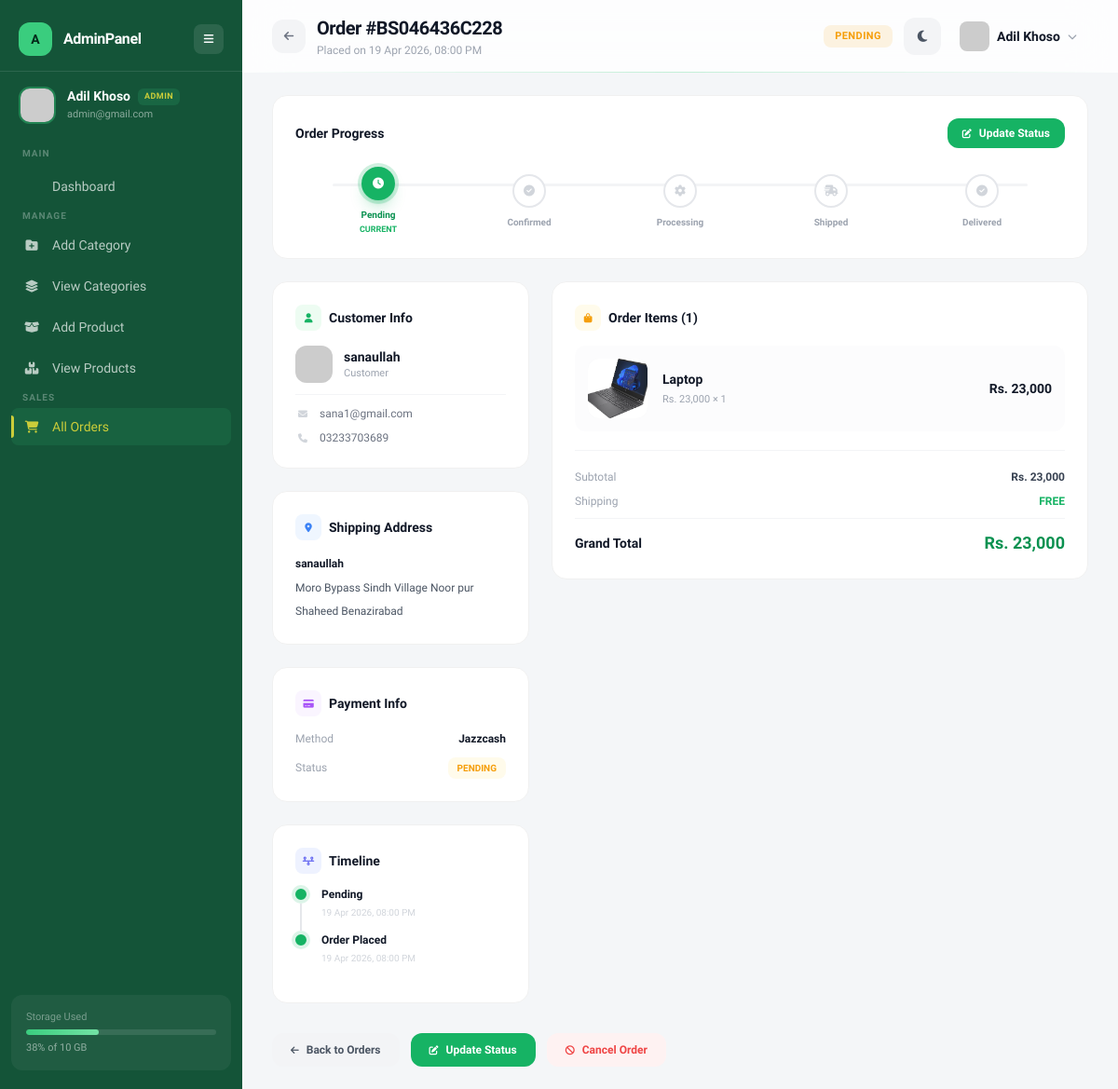
Page /backend/order-detail.php?id=4 (signed in) on the committed database.
### tables this page shows
CREATE TABLE `users` (
  `id` int(11) NOT NULL,
  `name` varchar(100) DEFAULT NULL,
  `email` varchar(100) DEFAULT NULL,
  `password` varchar(255) DEFAULT NULL,
  `image` varchar(255) DEFAULT NULL,
  `phone` varchar(20) DEFAULT NULL,
  `address` text DEFAULT NULL,
  `role` enum('user','admin') DEFAULT 'user',
  `created_at` timestamp NOT NULL DEFAULT current_timestamp()
);

CREATE TABLE `orders` (
  `id` int(11) NOT NULL,
  `order_id` varchar(50) NOT NULL,
  `user_id` int(11) NOT NULL,
  `total_amount` decimal(10,2) NOT NULL,
  `shipping_name` varchar(100) NOT NULL,
  `shipping_phone` varchar(20) NOT NULL,
  `shipping_address` text NOT NULL,
  `shipping_city` varchar(100) NOT NULL,
  `payment_method` varchar(50) NOT NULL DEFAULT 'cod',
  `status` enum('pending','confirmed','shipped','delivered','cancelled') NOT NULL DEFAULT 'pending',
  `created_at` timestamp NOT NULL DEFAULT current_timestamp()
);

CREATE TABLE `order_items` (
  `id` int(11) NOT NULL,
  `order_db_id` int(11) NOT NULL,
  `product_id` int(11) NOT NULL,
  `product_name` varchar(200) NOT NULL,
  `price` decimal(10,2) NOT NULL,
  `quantity` int(11) NOT NULL,
  `image` varchar(255) DEFAULT NULL
);

### backend/order-detail.php (the view, shortened to what the rows shown need)
<?php
include("config/db.php");
 $uid = $_SESSION['user_id'];
 $user_res = mysqli_query($conn, "SELECT name, email, image, role FROM users WHERE id = $uid");
 $user = mysqli_fetch_assoc($user_res);
 $user_name = $user['name'] ?? 'Unknown';
 $user_email = $user['email'] ?? '';
 $user_image = !empty($user['image']) ? 'uploads/' . $user['image'] : 'https://ui-avatars.com/api/?name=' . urlencode($user_name) . '&background=16b364&color=fff&bold=true';
 $user_role = ucfirst($user['role'] ?? 'user');
 $order_id = (int)($_GET['id'] ?? 0);
 $order_res = mysqli_query($conn, "
    SELECT o.*, u.email AS user_email, u.name AS user_name, u.phone AS user_phone
    FROM orders o
    LEFT JOIN users u ON u.id = o.user_id
    WHERE o.id = $order_id
");
 $order = mysqli_fetch_assoc($order_res);
 $items_res = mysqli_query($conn, "
    SELECT * FROM order_items
    WHERE order_db_id = $order_id
    ORDER BY id ASC
");
 $timeline = [];
 $timeline[] = ['status' => $order['status'], 'label' => ucfirst($order['status']), 'time' => $order['updated_at'] ?? $order['created_at'], 'active' => true];
if ($order['created_at'] !== ($order['updated_at'] ?? null)) {
    $timeline[] = ['status' => 'pending', 'label' => 'Order Placed', 'time' => $order['created_at'], 'active' => false];
}
 $items_array = [];
while ($item = mysqli_fetch_assoc($items_res)) {
    $items_array[] = $item;
}
?>
<!DOCTYPE html>
<html lang="en">
<head>
<script src="https://cdn.tailwindcss.com"></script>
<link rel="stylesheet" href="https://cdnjs.cloudflare.com/ajax/libs/font-awesome/6.5.0/css/all.min.css">
</head>
<body class="bg-[#f4f6f8] dark:bg-[#0a0f0d] transition-colors duration-500 min-h-screen">
<aside id="sidebar" class="sidebar-glass fixed left-0 top-0 h-full w-[260px] text-white z-50 transition-all duration-300 flex flex-col">
  <div class="px-5 py-4 flex items-center gap-3 border-t border-white/10">
    <div class="sidebar-text transition-all duration-300">
      <div class="flex items-center gap-2"><p class="text-sm font-semibold leading-tight"><?= htmlspecialchars($user_name) ?></p><span class="role-badge <?= $user_role === 'Admin' ? 'role-admin' : 'role-user' ?>"><?= $user_role ?></span></div>
      <p class="text-[11px] text-white/50 mt-0.5"><?= htmlspecialchars($user_email) ?></p>
    </div>
  </div>
</aside>
<main id="main" class="ml-[260px] min-h-screen transition-all duration-300">
  <header class="topbar-border sticky top-0 z-40 bg-white/80 dark:bg-[#0d1410]/80 backdrop-blur-xl px-8 py-4 flex justify-between items-center">
    <div class="flex items-center gap-3">
      <div>
        <h1 class="text-xl font-bold text-gray-900 dark:text-white tracking-tight">Order #<?= htmlspecialchars($order['order_id']) ?></h1>
        <p class="text-xs text-gray-400 mt-0.5">Placed on <?= date('d M Y, h:i A', strtotime($order['created_at'])) ?></p>
      </div>
    </div>
    <div class="flex items-center gap-3">
      <span class="order-status status-<?= $order['status'] ?>"><?= ucfirst($order['status']) ?></span>
      <button onclick="toggleDark()" id="darkBtn" class="w-10 h-10 rounded-xl bg-gray-100 dark:bg-white/5 hover:bg-gray-200 dark:hover:bg-white/10 flex items-center justify-center transition text-gray-600 dark:text-white/70"><i class="fa-solid fa-moon text-sm"></i></button>
      <div class="relative">
        <button onclick="toggleMenu()" class="flex items-center gap-2 pl-2 pr-3 py-1.5 rounded-xl hover:bg-gray-100 dark:hover:bg-white/5 transition">
          <img src="<?= $user_image ?>" class="w-8 h-8 rounded-lg object-cover" onerror="this.src='https://ui-avatars.com/api/?name=<?= urlencode($user_name) ?>&background=16b364&color=fff&bold=true'">
          <span class="hidden sm:block text-sm font-semibold text-gray-900 dark:text-white"><?= htmlspecialchars($user_name) ?></span>
          <i class="fa-solid fa-chevron-down text-[10px] text-gray-400"></i>
        </button>
      </div>
    </div>
  </header>
  <div class="px-8 py-6 space-y-6">
    <div class="grid grid-cols-1 lg:grid-cols-3 gap-6">
      <div class="lg:col-span-1 space-y-6">
        <div class="fade-up info-card" style="animation-delay:.1s">
          <div class="space-y-3">
            <div class="flex items-center gap-3">
              <div>
                <p class="text-sm font-semibold text-gray-900 dark:text-white"><?= htmlspecialchars($order['shipping_name']) ?></p>
                <p class="text-[11px] text-gray-400">Customer</p>
              </div>
            </div>
            <div class="pt-3 border-t border-gray-100 dark:border-white/5 space-y-2.5">
              <div class="flex items-center gap-2.5 text-xs"><i class="fa-solid fa-envelope w-4 text-center text-gray-300 dark:text-gray-600 text-[10px]"></i><span class="text-gray-500 dark:text-white/50"><?= htmlspecialchars($order['user_email'] ?? 'N/A') ?></span></div>
              <div class="flex items-center gap-2.5 text-xs"><i class="fa-solid fa-phone w-4 text-center text-gray-300 dark:text-gray-600 text-[10px]"></i><span class="text-gray-500 dark:text-white/50"><?= htmlspecialchars($order['shipping_phone']) ?></span></div>
            </div>
          </div>
        </div>
        <div class="fade-up info-card" style="animation-delay:.15s">
          <div class="text-xs text-gray-600 dark:text-white/60 space-y-1.5 leading-relaxed">
            <p class="font-semibold text-gray-900 dark:text-white"><?= htmlspecialchars($order['shipping_name']) ?></p>
            <p><?= htmlspecialchars($order['shipping_address']) ?></p>
            <p><?= htmlspecialchars($order['shipping_city'] ?? '') ?></p>
          </div>
        </div>
        <div class="fade-up info-card" style="animation-delay:.2s">
          <div class="space-y-3">
            <div class="flex justify-between items-center">
              <span class="text-xs text-gray-400">Method</span>
              <span class="text-xs font-semibold text-gray-900 dark:text-white"><?= ucfirst(str_replace('_', ' ', $order['payment_method'] ?? 'N/A')) ?></span>
            </div>
          </div>
        </div>
        <div class="fade-up info-card" style="animation-delay:.25s">
          <div class="space-y-0">
            <?php foreach ($timeline as $ti => $t):
              $is_last = $ti === count($timeline) - 1;
              $dot_class = ($t['status'] === 'cancelled') ? 'cancelled-dot' : 'active';
            ?>
            <div class="flex gap-4">
              <div class="flex flex-col items-center">
                <div class="timeline-dot <?= $dot_class ?>"></div>
                <?php if (!$is_last): ?><div class="timeline-line flex-1 my-1"></div><?php endif; ?>
              </div>
              <div class="pb-4 -mt-0.5">
                <p class="text-xs font-semibold text-gray-900 dark:text-white"><?= htmlspecialchars($t['label']) ?></p>
                <p class="text-[10px] text-gray-300 dark:text-gray-600 mt-1"><?= date('d M Y, h:i A', strtotime($t['time'])) ?></p>
              </div>
            </div>
            <?php endforeach; ?>
          </div>
        </div>
      </div>
      <div class="lg:col-span-2 space-y-6">
        <div class="fade-up info-card" style="animation-delay:.1s">
          <?php if (count($items_array) > 0): ?>
          <div class="space-y-3">
            <?php foreach ($items_array as $item):
              $img = !empty($item['image']) ? '../uploads/' . $item['image'] : 'https://ui-avatars.com/api/?name=Product&background=e5e7eb&color=6b7280&bold=true&size=80';
              $item_total = $item['price'] * $item['quantity'];
            ?>
            <div class="flex items-center gap-4 bg-gray-50/50 dark:bg-white/[0.02] rounded-xl p-3.5 hover:bg-gray-50 dark:hover:bg-white/[0.03] transition">
              <div class="w-16 h-16 rounded-xl overflow-hidden bg-gray-100 dark:bg-white/5 flex-shrink-0">
                <img src="<?= $img ?>" class="w-full h-full object-cover" onerror="this.src='https://ui-avatars.com/api/?name=Product&background=e5e7eb&color=6b7280&size=80'">
              </div>
              <div class="flex-1 min-w-0">
                <p class="text-sm font-semibold text-gray-900 dark:text-white truncate"><?= htmlspecialchars($item['product_name'] ?? 'Unknown Product') ?></p>
                <div class="flex items-center gap-3 mt-1">
                  <span class="text-[11px] text-gray-400">Rs. <?= number_format($item['price'], 0) ?> × <?= $item['quantity'] ?></span>
                </div>
              </div>
              <div class="text-right flex-shrink-0">
                <p class="text-sm font-bold text-gray-900 dark:text-white">Rs. <?= number_format($item_total, 0) ?></p>
              </div>
            </div>
            <?php endforeach; ?>
          </div>
          <?php endif; ?>
        </div>
      </div>
    </div>
  </div>
</main>
</body>
</html>

### rows in the picture
users: name "Adil Khoso", role "ADMIN", email "admin@gmail.com"
orders: order "BS046436C228", created_at "19 Apr 2026, 08:00 PM", status "PENDING", shipping_name "sanaullah", user.email "sana1@gmail.com", shipping_phone "03233703689", shipping_address "Moro Bypass Sindh Village Noor pur", shipping_city "Shaheed Benazirabad", payment_method "Jazzcash", label "Pending", label "Order Placed"
order_items: image (picture), product_name "Laptop", price "23,000", quantity "1", item_total "23,000"

### other values in the picture
$step "Pending"
$step "Confirmed"
$step "Processing"
$step "Shipped"
$step "Delivered"
$pay_status "PENDING"
count($items_array) "1"
$subtotal "23,000"
$grand_total "23,000"
